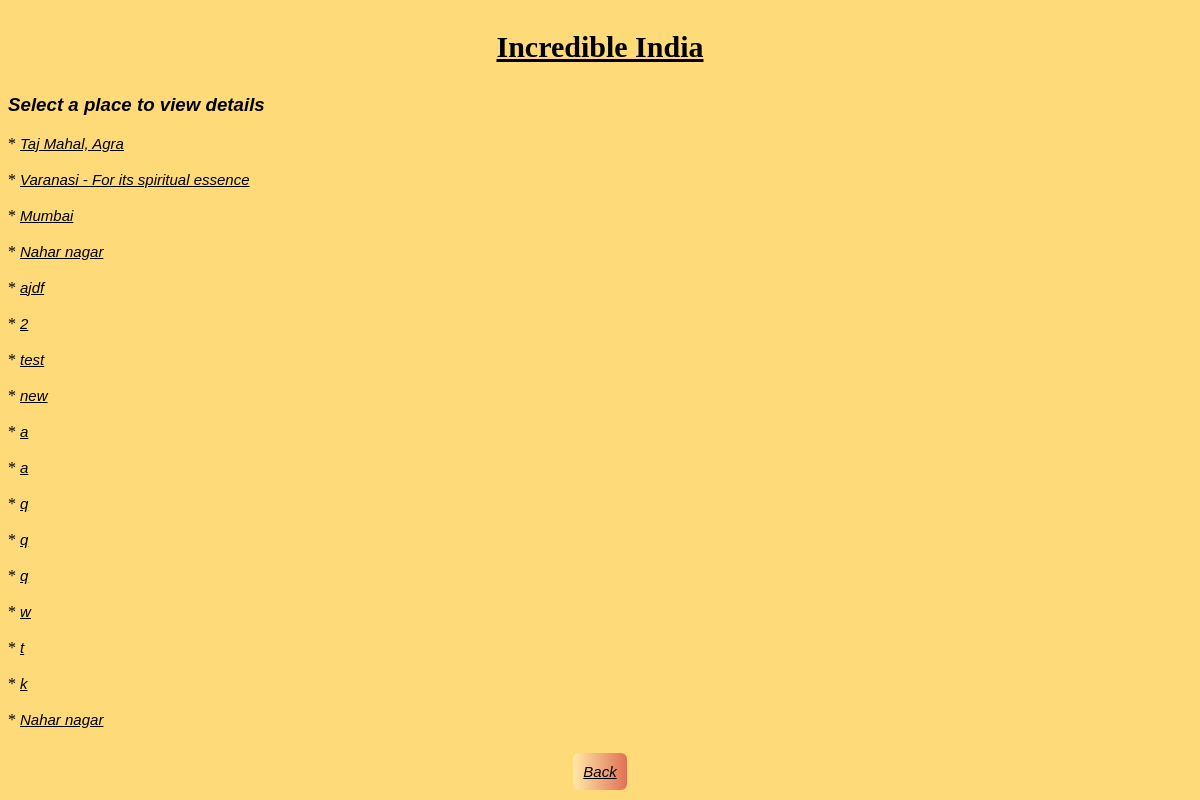
The page /list_read on the database as committed earlier.
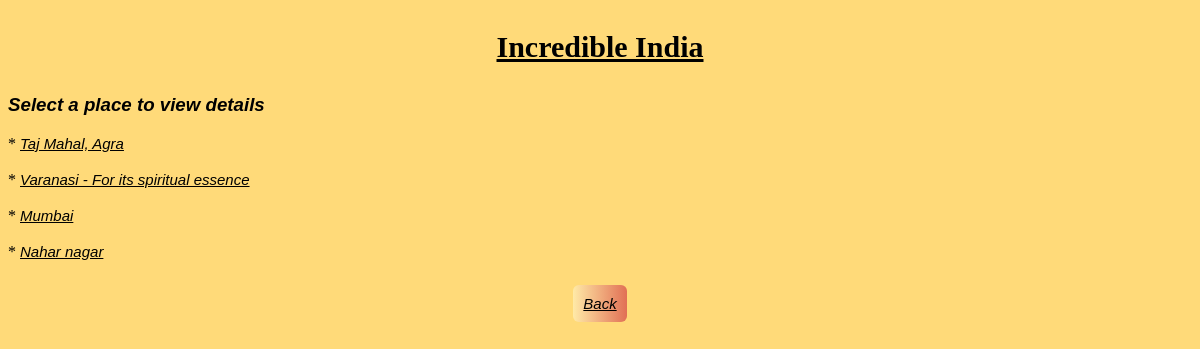
The same page on the database as committed later.
### places/models.py (models this page shows, shortened)
class Places(models.Model):
	place_name = models.CharField(max_length=100, default="");
	place_ratings = models.IntegerField(null=True, default="")
	place_image = models.ImageField(upload_to="images/", default="images/image-coming-soon.jpg")
	place_description = models.TextField(max_length=50, default="")
	def get_absolute_url_read(self):
		return f"/read/{self.id}/"

### places/views.py (the view)
# urls.py: path('list_read', list_read_view),
def list_read_view(request):
	o=Places.objects.all()
	context = {
	'obj': o
	}
	return render(request, "list_read.html", context)

### places/templates/list_read.html (shortened to what this page needs)
{% extends 'base.html' %}
{% block content %}
<!DOCTYPE html>
<html>
<head>
</head>
<body>
	<h3>Select a place to view details</h3>
{% for x in obj %}
* <a href="{{ x.get_absolute_url_read }}" class="button">{{ x.place_name }}</a> <br /><br>
{% endfor %}
<p align="center" ><a href="/" class="back-button">Back</a></p>
</body>
</html>
{% endblock %}

Rows that differ between the two databases and show on the page:
removed Places: place_name "ajdf"
removed Places: place_name "2"
removed Places: place_name "test"
removed Places: place_name "new"
removed Places: place_name "a"
removed Places: place_name "a"
removed Places: place_name "q"
removed Places: place_name "q"
removed Places: place_name "q"
removed Places: place_name "w"
removed Places: place_name "t"
removed Places: place_name "k"
removed Places: place_name "Nahar nagar"
